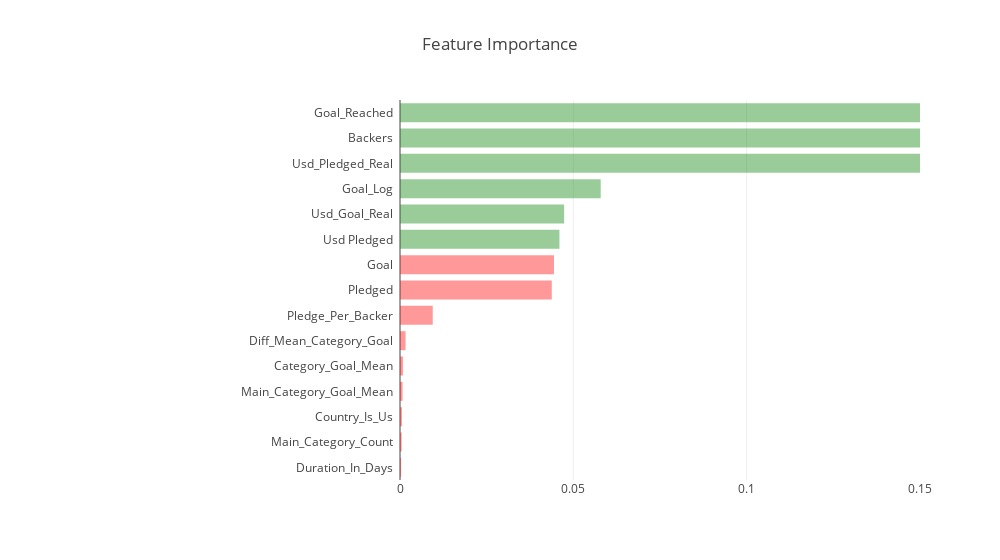

Notebook code for this chart:
### Markdown cell above
Now it will be easier if we can see what these top features actually are:

### Code cell
#plot the features based on importance rank 
init_notebook_mode(connected=True)
feature_importances = pd.DataFrame(clf2.feature_importances_, index = X_train.columns, columns=['importance'])
feature_importances = feature_importances.sort_values('importance', ascending=False)

colors = ["red"] * 9 + ["green"]*6
trace1 = go.Bar(y = [x.title()+"  " for x in feature_importances.index[:15][::-1]], 
                x = feature_importances.importance[:15][::-1], 
                name="feature importance (relative)",
                marker=dict(color=colors, opacity=0.4), orientation = "h")

data = [trace1]

layout = go.Layout(
    margin=dict(l=400), width = 1000,
    xaxis=dict(range=(0.0,0.15)),
    title=' Feature Importance',
    barmode='group',
    bargap=0.25
)
fig = go.Figure(data=data, layout=layout)
iplot(fig)

### Figure 1 — Plotly figure (JSON) as saved in the notebook; plotly's stock layout.template omitted (floating-point values rounded to 4 significant figures)
{"data": [{"marker": {"color": ["red", "red", "red", "red", "red", "red", "red", "red", "red", "green", "green", "green", "green", "green", "green"], "opacity": 0.4}, "name": "feature importance (relative)", "orientation": "h", "type": "bar", "uid": "95798588-d90a-4351-b1da-b9d9b7e43adf", "x": [0.0003049, 0.0004759, 0.0005558, 0.0007442, 0.0008485, 0.001606, 0.009448, 0.04379, 0.04442, 0.04599, 0.04735, 0.05789, 0.1891, 0.2619, 0.294], "y": ["Duration_In_Days  ", "Main_Category_Count  ", "Country_Is_Us  ", "Main_Category_Goal_Mean  ", "Category_Goal_Mean  ", "Diff_Mean_Category_Goal  ", "Pledge_Per_Backer  ", "Pledged  ", "Goal  ", "Usd Pledged  ", "Usd_Goal_Real  ", "Goal_Log  ", "Usd_Pledged_Real  ", "Backers  ", "Goal_Reached  "]}], "layout": {"bargap": 0.25, "barmode": "group", "margin": {"l": 400}, "title": {"text": " Feature Importance"}, "width": 1000, "xaxis": {"range": [0, 0.15]}}}
